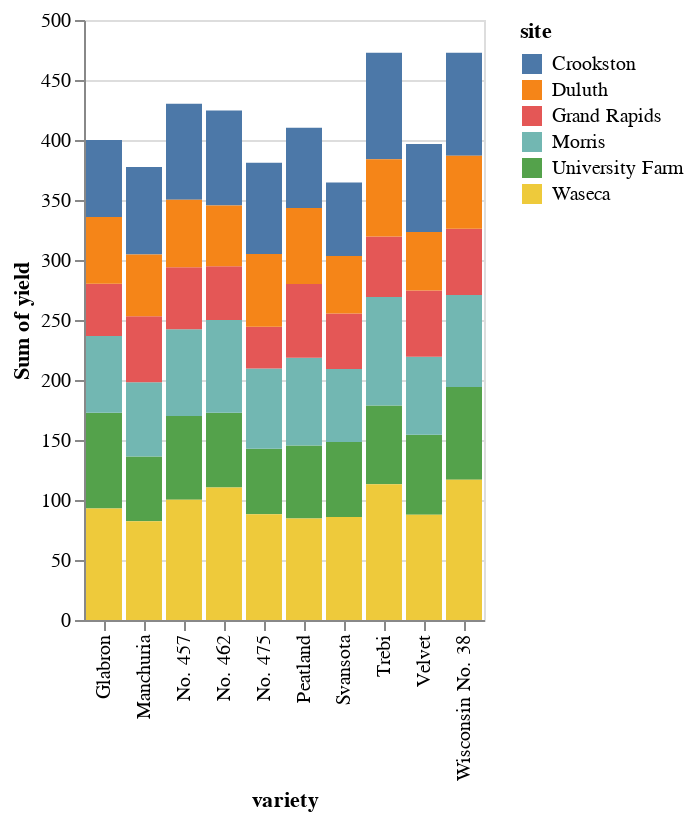

The notebook cell this image was saved under:
### Markdown cell above
### Stacked Bar Chart

### Code cell
source = data.barley()

alt.Chart(source).mark_bar().encode(
    x='variety',
    y='sum(yield)',
    color='site'
)

### Figure 1 — Vega-Lite specification as saved in the notebook (floating-point values rounded to 4 significant figures)
{"config": {"view": {"continuousWidth": 400, "continuousHeight": 300}}, "data": {"name": "data-093ece8c35bb2d41094cfb6138ec810b"}, "mark": "bar", "encoding": {"color": {"type": "nominal", "field": "site"}, "x": {"type": "nominal", "field": "variety"}, "y": {"type": "quantitative", "aggregate": "sum", "field": "yield"}}, "$schema": "https://vega.github.io/schema/vega-lite/v4.0.0.json", "datasets": {"data-093ece8c35bb2d41094cfb6138ec810b": [{"yield": 27.0, "variety": "Manchuria", "year": 1931, "site": "University Farm"}, {"yield": 48.87, "variety": "Manchuria", "year": 1931, "site": "Waseca"}, {"yield": 27.43, "variety": "Manchuria", "year": 1931, "site": "Morris"}, {"yield": 39.93, "variety": "Manchuria", "year": 1931, "site": "Crookston"}, {"yield": 32.97, "variety": "Manchuria", "year": 1931, "site": "Grand Rapids"}, {"yield": 28.97, "variety": "Manchuria", "year": 1931, "site": "Duluth"}, {"yield": 43.07, "variety": "Glabron", "year": 1931, "site": "University Farm"}, {"yield": 55.2, "variety": "Glabron", "year": 1931, "site": "Waseca"}, {"yield": 28.77, "variety": "Glabron", "year": 1931, "site": "Morris"}, {"yield": 38.13, "variety": "Glabron", "year": 1931, "site": "Crookston"}, {"yield": 29.13, "variety": "Glabron", "year": 1931, "site": "Grand Rapids"}, {"yield": 29.67, "variety": "Glabron", "year": 1931, "site": "Duluth"}, {"yield": 35.13, "variety": "Svansota", "year": 1931, "site": "University Farm"}, {"yield": 47.33, "variety": "Svansota", "year": 1931, "site": "Waseca"}, {"yield": 25.77, "variety": "Svansota", "year": 1931, "site": "Morris"}, {"yield": 40.47, "variety": "Svansota", "year": 1931, "site": "Crookston"}, {"yield": 29.67, "variety": "Svansota", "year": 1931, "site": "Grand Rapids"}, {"yield": 25.7, "variety": "Svansota", "year": 1931, "site": "Duluth"}, {"yield": 39.9, "variety": "Velvet", "year": 1931, "site": "University Farm"}, {"yield": 50.23, "variety": "Velvet", "year": 1931, "site": "Waseca"}, {"yield": 26.13, "variety": "Velvet", "year": 1931, "site": "Morris"}, {"yield": 41.33, "variety": "Velvet", "year": 1931, "site": "Crookston"}, {"yield": 23.03, "variety": "Velvet", "year": 1931, "site": "Grand Rapids"}, {"yield": 26.3, "variety": "Velvet", "year": 1931, "site": "Duluth"}, {"yield": 36.57, "variety": "Trebi", "year": 1931, "site": "University Farm"}, {"yield": 63.83, "variety": "Trebi", "year": 1931, "site": "Waseca"}, {"yield": 43.77, "variety": "Trebi", "year": 1931, "site": "Morris"}, {"yield": 46.93, "variety": "Trebi", "year": 1931, "site": "Crookston"}, {"yield": 29.77, "variety": "Trebi", "year": 1931, "site": "Grand Rapids"}, {"yield": 33.93, "variety": "Trebi", "year": 1931, "site": "Duluth"}, {"yield": 43.27, "variety": "No. 457", "year": 1931, "site": "University Farm"}, {"yield": 58.1, "variety": "No. 457", "year": 1931, "site": "Waseca"}, {"yield": 28.7, "variety": "No. 457", "year": 1931, "site": "Morris"}, {"yield": 45.67, "variety": "No. 457", "year": 1931, "site": "Crookston"}, {"yield": 32.17, "variety": "No. 457", "year": 1931, "site": "Grand Rapids"}, {"yield": 33.6, "variety": "No. 457", "year": 1931, "site": "Duluth"}, {"yield": 36.6, "variety": "No. 462", "year": 1931, "site": "University Farm"}, {"yield": 65.77, "variety": "No. 462", "year": 1931, "site": "Waseca"}, {"yield": 30.37, "variety": "No. 462", "year": 1931, "site": "Morris"}, {"yield": 48.57, "variety": "No. 462", "year": 1931, "site": "Crookston"}, {"yield": 24.93, "variety": "No. 462", "year": 1931, "site": "Grand Rapids"}, {"yield": 28.1, "variety": "No. 462", "year": 1931, "site": "Duluth"}, {"yield": 32.77, "variety": "Peatland", "year": 1931, "site": "University Farm"}, {"yield": 48.57, "variety": "Peatland", "year": 1931, "site": "Waseca"}, {"yield": 29.87, "variety": "Peatland", "year": 1931, "site": "Morris"}, {"yield": 41.6, "variety": "Peatland", "year": 1931, "site": "Crookston"}, {"yield": 34.7, "variety": "Peatland", "year": 1931, "site": "Grand Rapids"}, {"yield": 32.0, "variety": "Peatland", "year": 1931, "site": "Duluth"}, {"yield": 24.67, "variety": "No. 475", "year": 1931, "site": "University Farm"}, {"yield": 46.77, "variety": "No. 475", "year": 1931, "site": "Waseca"}, {"yield": 22.6, "variety": "No. 475", "year": 1931, "site": "Morris"}, {"yield": 44.1, "variety": "No. 475", "year": 1931, "site": "Crookston"}, {"yield": 19.7, "variety": "No. 475", "year": 1931, "site": "Grand Rapids"}, {"yield": 33.07, "variety": "No. 475", "year": 1931, "site": "Duluth"}, {"yield": 39.3, "variety": "Wisconsin No. 38", "year": 1931, "site": "University Farm"}, {"yield": 58.8, "variety": "Wisconsin No. 38", "year": 1931, "site": "Waseca"}, {"yield": 29.47, "variety": "Wisconsin No. 38", "year": 1931, "site": "Morris"}, {"yield": 49.87, "variety": "Wisconsin No. 38", "year": 1931, "site": "Crookston"}, {"yield": 34.47, "variety": "Wisconsin No. 38", "year": 1931, "site": "Grand Rapids"}, {"yield": 31.6, "variety": "Wisconsin No. 38", "year": 1931, "site": "Duluth"}, {"yield": 26.9, "variety": "Manchuria", "year": 1932, "site": "University Farm"}, {"yield": 33.47, "variety": "Manchuria", "year": 1932, "site": "Waseca"}, {"yield": 34.37, "variety": "Manchuria", "year": 1932, "site": "Morris"}, {"yield": 32.97, "variety": "Manchuria", "year": 1932, "site": "Crookston"}, {"yield": 22.13, "variety": "Manchuria", "year": 1932, "site": "Grand Rapids"}, {"yield": 22.57, "variety": "Manchuria", "year": 1932, "site": "Duluth"}, {"yield": 36.8, "variety": "Glabron", "year": 1932, "site": "University Farm"}, {"yield": 37.73, "variety": "Glabron", "year": 1932, "site": "Waseca"}, {"yield": 35.13, "variety": "Glabron", "year": 1932, "site": "Morris"}, {"yield": 26.17, "variety": "Glabron", "year": 1932, "site": "Crookston"}, {"yield": 14.43, "variety": "Glabron", "year": 1932, "site": "Grand Rapids"}, {"yield": 25.87, "variety": "Glabron", "year": 1932, "site": "Duluth"}, {"yield": 27.43, "variety": "Svansota", "year": 1932, "site": "University Farm"}, {"yield": 38.5, "variety": "Svansota", "year": 1932, "site": "Waseca"}, {"yield": 35.03, "variety": "Svansota", "year": 1932, "site": "Morris"}, {"yield": 20.63, "variety": "Svansota", "year": 1932, "site": "Crookston"}, {"yield": 16.63, "variety": "Svansota", "year": 1932, "site": "Grand Rapids"}, {"yield": 22.23, "variety": "Svansota", "year": 1932, "site": "Duluth"}, {"yield": 26.8, "variety": "Velvet", "year": 1932, "site": "University Farm"}, {"yield": 37.4, "variety": "Velvet", "year": 1932, "site": "Waseca"}, {"yield": 38.83, "variety": "Velvet", "year": 1932, "site": "Morris"}, {"yield": 32.07, "variety": "Velvet", "year": 1932, "site": "Crookston"}, {"yield": 32.23, "variety": "Velvet", "year": 1932, "site": "Grand Rapids"}, {"yield": 22.47, "variety": "Velvet", "year": 1932, "site": "Duluth"}, {"yield": 29.07, "variety": "Trebi", "year": 1932, "site": "University Farm"}, {"yield": 49.23, "variety": "Trebi", "year": 1932, "site": "Waseca"}, {"yield": 46.63, "variety": "Trebi", "year": 1932, "site": "Morris"}, {"yield": 41.83, "variety": "Trebi", "year": 1932, "site": "Crookston"}, {"yield": 20.63, "variety": "Trebi", "year": 1932, "site": "Grand Rapids"}, {"yield": 30.6, "variety": "Trebi", "year": 1932, "site": "Duluth"}, {"yield": 26.43, "variety": "No. 457", "year": 1932, "site": "University Farm"}, {"yield": 42.2, "variety": "No. 457", "year": 1932, "site": "Waseca"}, {"yield": 43.53, "variety": "No. 457", "year": 1932, "site": "Morris"}, {"yield": 34.33, "variety": "No. 457", "year": 1932, "site": "Crookston"}, {"yield": 19.47, "variety": "No. 457", "year": 1932, "site": "Grand Rapids"}, {"yield": 22.7, "variety": "No. 457", "year": 1932, "site": "Duluth"}, {"yield": 25.57, "variety": "No. 462", "year": 1932, "site": "University Farm"}, {"yield": 44.7, "variety": "No. 462", "year": 1932, "site": "Waseca"}, {"yield": 47.0, "variety": "No. 462", "year": 1932, "site": "Morris"}, {"yield": 30.53, "variety": "No. 462", "year": 1932, "site": "Crookston"}, {"yield": 19.9, "variety": "No. 462", "year": 1932, "site": "Grand Rapids"}, {"yield": 22.5, "variety": "No. 462", "year": 1932, "site": "Duluth"}, {"yield": 28.07, "variety": "Peatland", "year": 1932, "site": "University Farm"}, {"yield": 36.03, "variety": "Peatland", "year": 1932, "site": "Waseca"}, {"yield": 43.2, "variety": "Peatland", "year": 1932, "site": "Morris"}, {"yield": 25.23, "variety": "Peatland", "year": 1932, "site": "Crookston"}, {"yield": 26.77, "variety": "Peatland", "year": 1932, "site": "Grand Rapids"}, {"yield": 31.37, "variety": "Peatland", "year": 1932, "site": "Duluth"}, {"yield": 30.0, "variety": "No. 475", "year": 1932, "site": "University Farm"}, {"yield": 41.27, "variety": "No. 475", "year": 1932, "site": "Waseca"}, {"yield": 44.23, "variety": "No. 475", "year": 1932, "site": "Morris"}, {"yield": 32.13, "variety": "No. 475", "year": 1932, "site": "Crookston"}, {"yield": 15.23, "variety": "No. 475", "year": 1932, "site": "Grand Rapids"}, {"yield": 27.37, "variety": "No. 475", "year": 1932, "site": "Duluth"}, {"yield": 38.0, "variety": "Wisconsin No. 38", "year": 1932, "site": "University Farm"}, {"yield": 58.17, "variety": "Wisconsin No. 38", "year": 1932, "site": "Waseca"}, {"yield": 47.17, "variety": "Wisconsin No. 38", "year": 1932, "site": "Morris"}, {"yield": 35.9, "variety": "Wisconsin No. 38", "year": 1932, "site": "Crookston"}, {"yield": 20.67, "variety": "Wisconsin No. 38", "year": 1932, "site": "Grand Rapids"}, {"yield": 29.33, "variety": "Wisconsin No. 38", "year": 1932, "site": "Duluth"}]}}
